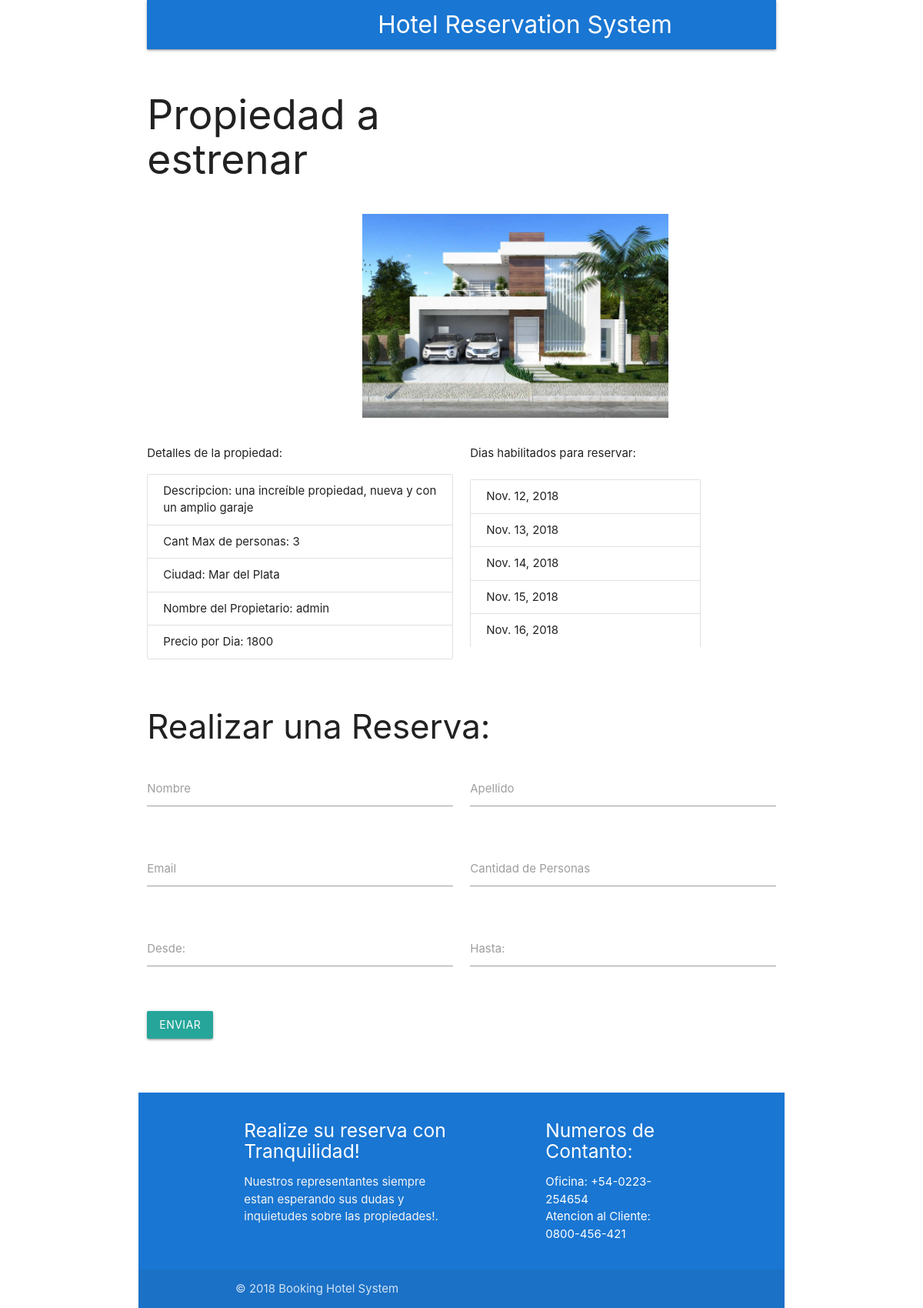
The app's page /prop/4 with its own data.
### rents/models.py (models this page shows, shortened)
class Prop(models.Model):
    name = models.CharField(blank=False, null=False, max_length=50, default="Property Name")
    description = models.CharField(max_length=500, default="No description available")
    dailyPrice = models.IntegerField()
    image = models.ImageField(upload_to='image', max_length=100)
    maxGuests = models.IntegerField()
    city = models.ForeignKey(City, null=True, blank=True, on_delete=models.CASCADE)
    owner = models.ForeignKey(User, null=True, blank=True, on_delete=models.DO_NOTHING)
    class Meta:
        verbose_name_plural = "Properties"

class City(models.Model):
    name = models.CharField(max_length=200, unique=True)
    class Meta:
        verbose_name_plural = "Cities"
    def __str__(self):
        return self.name

class ReservationDate(models.Model):
    date = models.DateField(blank=False, null=False)
    prop = models.ForeignKey(Prop, on_delete=models.PROTECT, blank=False, null=False)
    reservation = models.ForeignKey(Reservation, on_delete=models.PROTECT, blank=True, null=True)
    class Meta:
        verbose_name_plural = "reservationDates"

### rents/views.py (the view)
# urls.py: url(r'^prop/(?P<propid>\d+)$', detail, name="prop"),
def detail(request, propid):
    try:
        propInfo = Prop.objects.get(id=propid)
        propDays = ReservationDate.objects.filter(prop=propInfo, reservation=None)
    except Prop.DoesNotExist:
        raise Http404("No existe la propiedad")
    return render(request, 'rents/propInfo.html', {'propInfo': propInfo,'propDays': propDays})

### rents/templates/rents/propInfo.html (shortened to what this page needs)
{% extends 'rents/base.html' %}
{% load static %}
{% block content %}
{% if propInfo %}
<div class="row">
    <div class="col s6">
        <h2>{{propInfo.name}}</h2>
    </div>
</div>
<div class="row">
    <div class="col s6 offset-s4">
        <img class="responsive-img" src="{{propInfo.image.url}}">
    </div>
</div>
<div class="row">
    <div class="col s6">
        <p>Detalles de la propiedad:</p>
        <ul class="collection">
            <li class="collection-item">Descripcion: {{propInfo.description}} </li>
            <li class="collection-item">Cant Max de personas: {{propInfo.maxGuests}}</li>
            <li class="collection-item">Ciudad: {{propInfo.city}}</li>
            <li class="collection-item">Nombre del Propietario: {{propInfo.owner}} </li>
            <li class="collection-item">Precio por Dia: {{propInfo.dailyPrice}}</li>
          </ul>
    </div>
    <div class="col s6">
        <p>Dias habilitados para reservar:</p>
        <div class="days">
            <ul class="collection">
                {% for propDay in propDays %}
                    <li class="collection-item">{{propDay.date}}</li>
                {% endfor %}
            </ul>
        </div>
    </div>
</div>
<div class="row">
    <form class="col s12" action="/rents/reserveProp/" method="POST">
        <h3>Realizar una Reserva: </h3>
        <div class="row">
            <div class="input-field col s6">
                <input id="firstName" name="firstName" type="text" class="validate" required>
                <label for="firstName">Nombre</label>
            </div>
            <div class="input-field col s6">
                <input id="lastName" name="lastName" type="text" class="validate" required>
                <label for="lastName">Apellido</label>
            </div>
        </div>
        <div class="row">
            <div class="input-field col s6">
                <input id="email" name="email" type="email" class="validate" required>
                <label for="email">Email</label>
            </div>
            <div class="input-field col s6">
                    <input id="guestCount" name="guestCount" type="number" min="1" max="10" class="validate" value="{{ request.session.guestCount}}" required>
                    <label for="guestCount">Cantidad de Personas</label>
            </div>
        </div>
        <div class="row">
                <div class="input-field col s6">
                    <input id="dateFrom" name="dateFrom" type="text" class="datepicker" value="{{ request.session.dateFrom }}" required>
                    <label for="dateFrom">Desde:</label>
                </div>
                <div class="input-field col s6">
                    <input id="dateTo" name="dateTo" type="text" class="datepicker" value="{{ request.session.dateTo }}" required>
                    <label for="dateTo">Hasta:</label>
                </div>
            </div>
        <div class="row">
            <div class="input-field col s6">
                <button class="btn waves-effect waves-light" type="submit" name="action">Enviar
                </button>
            </div>
        </div>
    </form>
</div>
{% endif %}
{% endblock %}

### rents/static/css/style.css (style rules this page uses)
.days { overflow: scroll; width: 20rem; height: 15rem; }

### records on screen
Prop: name "Propiedad a estrenar", image (picture), description "una increíble propiedad, nueva y con un amplio garaje", maxGuests "3", city "Mar del Plata", owner "admin", dailyPrice "1800"
ReservationDate: date "Nov. 12, 2018"
ReservationDate: date "Nov. 13, 2018"
ReservationDate: date "Nov. 14, 2018"
ReservationDate: date "Nov. 15, 2018"
ReservationDate: date "Nov. 16, 2018"
